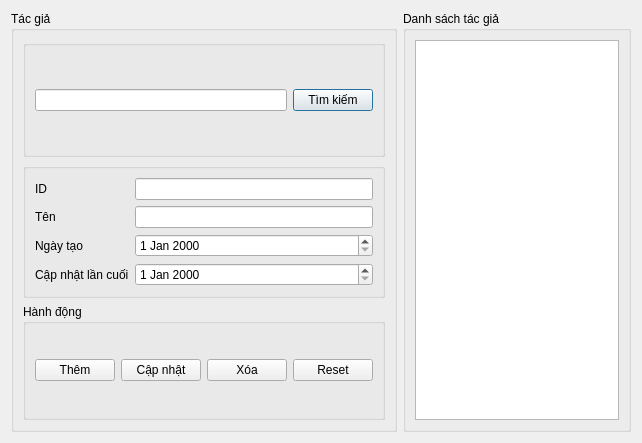
<?xml version="1.0" encoding="UTF-8"?>
<ui version="4.0">
 <class>Manage_Author</class>
 <widget class="QDialog" name="Manage_Author">
  <property name="geometry">
   <rect>
    <x>0</x>
    <y>0</y>
    <width>642</width>
    <height>443</height>
   </rect>
  </property>
  <property name="windowTitle">
   <string>Dialog</string>
  </property>
  <layout class="QHBoxLayout" name="horizontalLayout_3">
   <item>
    <widget class="QGroupBox" name="groupBox">
     <property name="title">
      <string>Tác giả</string>
     </property>
     <layout class="QVBoxLayout" name="verticalLayout">
      <item>
       <widget class="QGroupBox" name="groupBox_3">
        <property name="title">
         <string/>
        </property>
        <layout class="QHBoxLayout" name="horizontalLayout">
         <item>
          <widget class="QLineEdit" name="input_search"/>
         </item>
         <item>
          <widget class="QPushButton" name="btn_search">
           <property name="text">
            <string>Tìm kiếm</string>
           </property>
          </widget>
         </item>
        </layout>
       </widget>
      </item>
      <item>
       <widget class="QGroupBox" name="groupBox_4">
        <property name="title">
         <string/>
        </property>
        <layout class="QFormLayout" name="formLayout">
         <item row="0" column="0">
          <widget class="QLabel" name="label_4">
           <property name="text">
            <string>ID</string>
           </property>
          </widget>
         </item>
         <item row="0" column="1">
          <widget class="QLineEdit" name="author_id">
           <property name="readOnly">
            <bool>true</bool>
           </property>
          </widget>
         </item>
         <item row="1" column="0">
          <widget class="QLabel" name="label">
           <property name="text">
            <string>Tên</string>
           </property>
          </widget>
         </item>
         <item row="1" column="1">
          <widget class="QLineEdit" name="author_name"/>
         </item>
         <item row="2" column="0">
          <widget class="QLabel" name="label_2">
           <property name="text">
            <string>Ngày tạo</string>
           </property>
          </widget>
         </item>
         <item row="2" column="1">
          <widget class="QDateEdit" name="author_created_at"/>
         </item>
         <item row="3" column="0">
          <widget class="QLabel" name="label_3">
           <property name="text">
            <string>Cập nhật lần cuối</string>
           </property>
          </widget>
         </item>
         <item row="3" column="1">
          <widget class="QDateEdit" name="author_updated_at"/>
         </item>
        </layout>
       </widget>
      </item>
      <item>
       <widget class="QGroupBox" name="groupBox_5">
        <property name="title">
         <string>Hành động</string>
        </property>
        <layout class="QHBoxLayout" name="horizontalLayout_4">
         <item>
          <widget class="QPushButton" name="btn_add">
           <property name="text">
            <string>Thêm</string>
           </property>
          </widget>
         </item>
         <item>
          <widget class="QPushButton" name="btn_update">
           <property name="text">
            <string>Cập nhật</string>
           </property>
          </widget>
         </item>
         <item>
          <widget class="QPushButton" name="btn_delete">
           <property name="text">
            <string>Xóa</string>
           </property>
          </widget>
         </item>
         <item>
          <widget class="QPushButton" name="btn_reset">
           <property name="text">
            <string>Reset</string>
           </property>
          </widget>
         </item>
        </layout>
       </widget>
      </item>
     </layout>
    </widget>
   </item>
   <item>
    <widget class="QGroupBox" name="groupBox_2">
     <property name="title">
      <string>Danh sách tác giả</string>
     </property>
     <layout class="QHBoxLayout" name="horizontalLayout_2">
      <item>
       <widget class="QTableView" name="table_author"/>
      </item>
     </layout>
    </widget>
   </item>
  </layout>
 </widget>
 <resources/>
 <connections/>
</ui>
